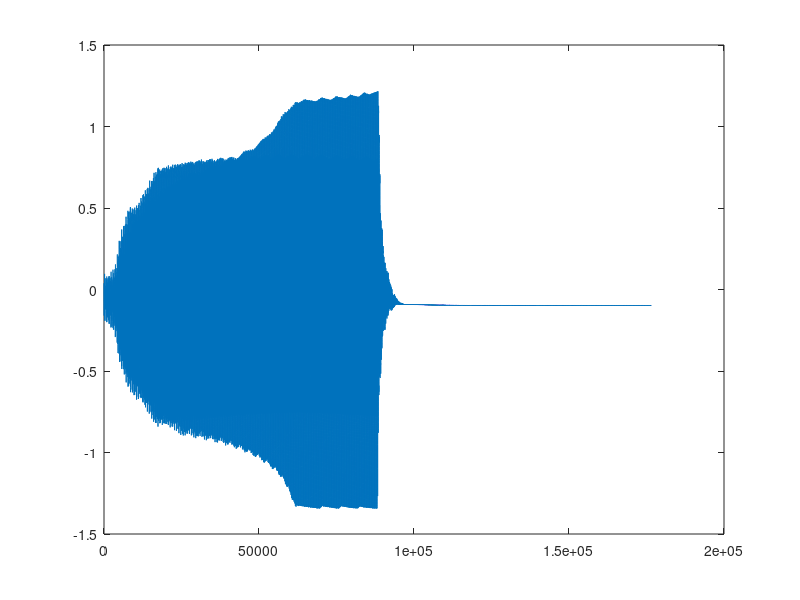

The MATLAB script that drew this image:
% Tromba Marina model
% Stefania bow model together with a mass spring model
clear; clc; close all;
Fs = 44100;

% mass spring

T = 1/Fs;

b = 0.5;       % Resistance
k = 1000000;  % spring stiffness
m = 0.1;        % mass

% frequency of spring
f0 = 1/(2*pi) * sqrt(k/m)

% mass spring states
x = [0.1,0]';

% input to mass spring
u = 0;
du = 0;

% state space matrices
A = [0, 1; -k/m, -b/m];

B = [0,1/m]';

C = [1,0];

D = 0;

a = 2/T;
I = eye(2);
H = inv(a*I - A);
Ad = H * (a*I + A);
Bd = H * B;

% Bow model
freq = 220;

N = 4*Fs;

stringLength = floor(Fs/freq);
l = stringLength/2;
Pb = 0.1; % bowing point
Fb = 0.15;  % force (N)
Vb = 0.5;  % velocity (m/s)

nutLength = floor(stringLength*(1-Pb));
brigdeLength = floor(stringLength*Pb);
nutDelay = zeros(1,nutLength);
brigdeDelay = zeros(1,brigdeLength);

Z = 0.55;
mus = 0.8; % static coeffient of friction
zslope = 2*Z;

Von = 0;
Vob = 0;
Vin = 0;
Vib = 0;
Vh = 0;

%dVon = 0;
dVib = 0;
dVin = 0;
stick = 0;

output = zeros(N,1);
frictionOutput = zeros(N,1);
vOutput = zeros(N,1);

for i = 1:N
    % make input stop to hear how that sounds
    if i > 2*Fs && Vb >= 0.0001
        Vb = Vb*0.999;       
    end
    
    Vin = nutDelay(nutLength);
    Vib = brigdeDelay(brigdeLength);
    
    LPVib = 0.5*(Vib + dVib);
    dVib = LPVib;
    
    LPVin = 0.5 * (Vin + dVin);
    dVin = LPVin;
    
    Vh = Vin + LPVib;
    
    % Bow friction calculations
    
    B2=-0.2*zslope-0.3*Fb-zslope*Vb-zslope*Vh;
    C2=0.06*Fb+zslope*Vh*Vb+0.2*zslope*Vh+0.3*Vb*Fb+0.1*Fb;
    delta2=B2*B2-4*zslope*C2;
    
    if Vh == Vb % MIDDLE
        
        v = Vb;
        stick = 1;
        
    elseif (delta2 < 0)
        
        v = Vb;    % the only possible solution is the stickone
        stick = 1;
        
    else
        
        if (stick==1)    % if we are in the stick condition, we keep it........
            
            f = zslope*(Vb-Vh);
            
            if ((f <= mus * Fb) & (f > 0))  %.....if we did not find a value above the maximum bow force.
                v = Vb;
            else
                
                v1 = (-B2+sqrt(B2*B2-4*zslope*C2))/(2*zslope);
                v2 = (-B2-sqrt(B2*B2-4*zslope*C2))/(2*zslope);
                
                vtemp = min(v1, v2);  % we choose the minimum solution, because it is NOT the one in the middle
                
                stick = 0;
                
                if(vtemp > Vb) % we do not want a solution v>Vb
                    v = Vb;
                    stick = 1;
                else
                    v = vtemp;
                end
            end
        else % we are in SLIP, so we stay in SLIP.....
            
            v1 = (-B2+sqrt(B2*B2-4*zslope*C2))/(2*zslope);
            v2 = (-B2-sqrt(B2*B2-4*zslope*C2))/(2*zslope);
            v = min(v1,v2);    % we choose the minimum solution, because it is NOT the one in the middle
            
            stick = 0;
            
            if(v > Vb) % on reste en SLIP sauf si v > Vb
                v = Vb;
                stick = 1;
            end
        end
    end
    
    % update outgoing velocities with estimated v
    f = zslope*(v-Vh);
    
    Von = -(LPVib + (f/(2*Z))); % new outgoing velocity to nut
    Vob = -(Vin +  (f/(2*Z)));  % new outgoing velocity to bridge
    
    % attach mass spring to bow
    u = Vob;
    
    % output of spring
    massSpringOutput = x(1);

    % update states
    x = Ad*x + Bd*(u + du);
    du = u;
    
    nutDelay = [Von , nutDelay(1:nutLength-1)];
    brigdeDelay = [Vob + x(1), brigdeDelay(1:brigdeLength-1)];
    
    output(i) = Vob + massSpringOutput;
    
    frictionOutput(i) = f;
    vOutput(i) = v;
end

plot(output)

%figure
%plot(vOutput)

soundsc(output,Fs)
